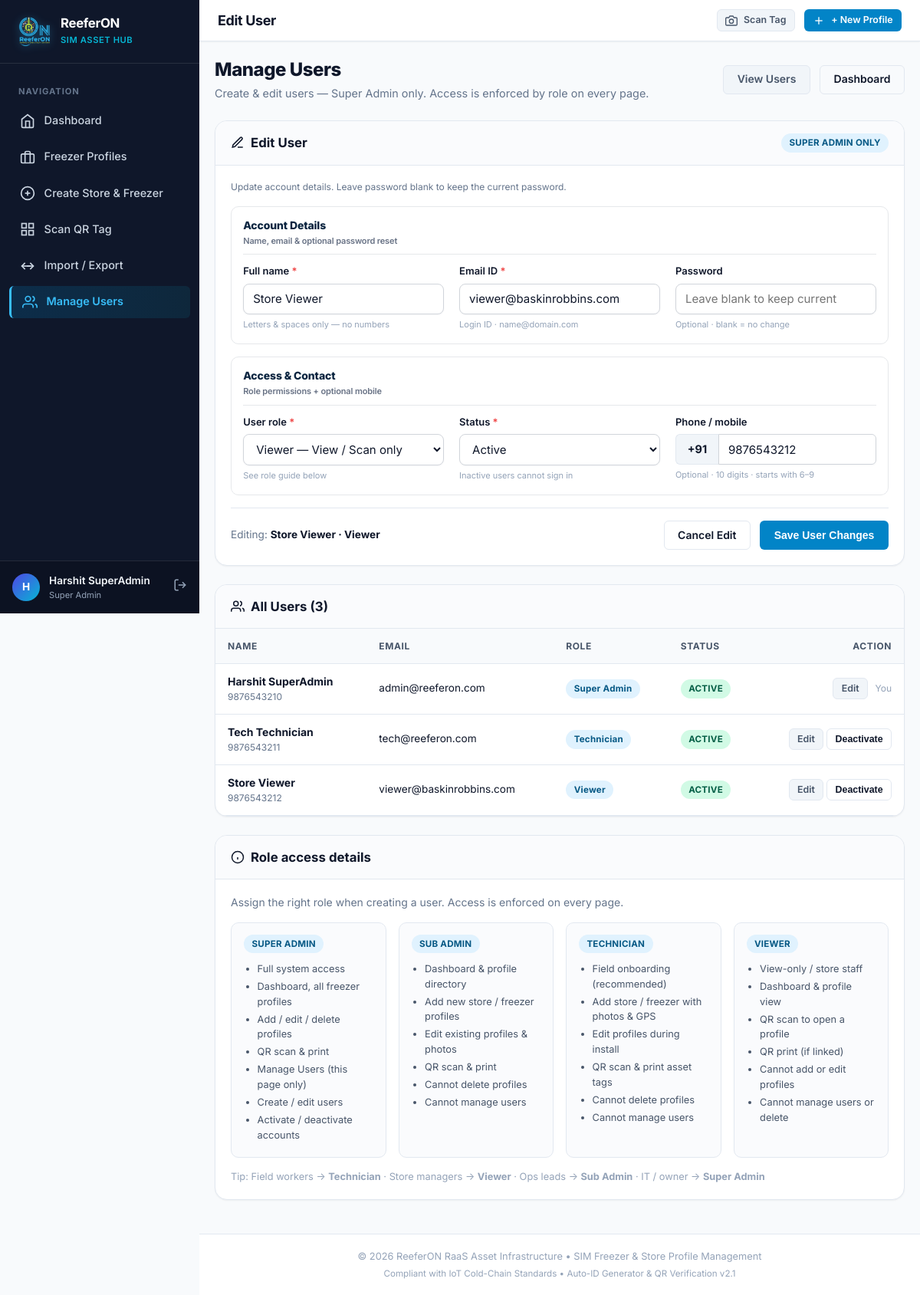
The page /users.php?edit=3 (signed in) on the database its author committed.
### tables this page shows
CREATE TABLE IF NOT EXISTS `users` (
    `id` INT AUTO_INCREMENT PRIMARY KEY,
    `name` VARCHAR(100) NOT NULL,
    `email` VARCHAR(150) NOT NULL UNIQUE,
    `password` VARCHAR(255) NOT NULL,
    `role` ENUM('super_admin', 'sub_admin', 'technician', 'viewer') NOT NULL DEFAULT 'technician',
    `phone` VARCHAR(30) NULL,
    `status` ENUM('active', 'inactive') NOT NULL DEFAULT 'active',
    `last_login` DATETIME NULL,
    `created_at` DATETIME DEFAULT CURRENT_TIMESTAMP,
    `updated_at` DATETIME DEFAULT CURRENT_TIMESTAMP ON UPDATE CURRENT_TIMESTAMP,
    INDEX `idx_users_role` (`role`),
    INDEX `idx_users_status` (`status`)
);

### users.php (the view, shortened to what the rows shown need)
<?php
$error = null;
$editUser = null;
if (!$editUser && isset($_GET['edit'])) {
    $editId = (int)$_GET['edit'];
    if ($editId > 0) {
        $editUser = User::findById($editId);
    }
}
$isEdit = $editUser !== null;
$users = User::all();
$keepCreate = $error && !$isEdit && (($_POST['action'] ?? '') === 'create');
$formName = $isEdit
    ? ($error && (($_POST['action'] ?? '') === 'update') ? ($_POST['name'] ?? $editUser['name']) : $editUser['name'])
    : ($keepCreate ? ($_POST['name'] ?? '') : '');
$formEmail = $isEdit
    ? ($error && (($_POST['action'] ?? '') === 'update') ? ($_POST['email'] ?? $editUser['email']) : $editUser['email'])
    : ($keepCreate ? ($_POST['email'] ?? '') : '');
$formRole = $isEdit
    ? ($error && (($_POST['action'] ?? '') === 'update') ? ($_POST['role'] ?? $editUser['role']) : $editUser['role'])
    : ($keepCreate ? ($_POST['role'] ?? 'technician') : 'technician');
$formStatus = $isEdit
    ? ($error && (($_POST['action'] ?? '') === 'update') ? ($_POST['status'] ?? $editUser['status']) : $editUser['status'])
    : 'active';
$formPhone = $isEdit
    ? preg_replace('/\D/', '', (string)($error && (($_POST['action'] ?? '') === 'update') ? ($_POST['phone'] ?? $editUser['phone']) : ($editUser['phone'] ?? '')))
    : ($keepCreate ? preg_replace('/\D/', '', $_POST['phone'] ?? '') : '');
$formPhone = substr($formPhone, -10);
require_once __DIR__ . '/includes/header.php';
?>
<div class="users-page">
    <div style="display: flex; justify-content: space-between; align-items: center; margin-bottom: 1.5rem; flex-wrap: wrap; gap: 1rem;">
        <div>
            <h2 style="font-size: 1.5rem; font-weight: 800; color: #0f172a; letter-spacing: -0.02em;">
                Manage Users
            </h2>
        </div>
    </div>
<form method="POST" action="" id="user-create-form" novalidate>
    <div class="card" style="margin-bottom: 1.5rem;" id="user-form-card">
        <div class="card-body">
            <div class="form-subsection">
                <div class="form-grid">
                    <div class="col-4 form-group">
                        <label class="form-label required" for="name">Full name</label>
                        <input
                            type="text"
                            id="name"
                            name="name"
                            class="form-control"
                            required
                            autocomplete="name"
                            inputmode="text"
                            pattern="[A-Za-z][A-Za-z .'-]{1,98}"
                            maxlength="100"
                            placeholder="e.g. Ravi Kumar"
                            title="Letters only (spaces, ., ', - allowed)"
                            value="<?= htmlspecialchars($formName) ?>"
                        >
                        <span class="form-help">Letters &amp; spaces only — no numbers</span>
                    </div>
                    <div class="col-4 form-group">
                        <label class="form-label required" for="email">Email ID</label>
                        <input
                            type="email"
                            id="email"
                            name="email"
                            class="form-control"
                            required
                            autocomplete="email"
                            inputmode="email"
                            pattern="[A-Za-z0-9._%+\-]+@[A-Za-z0-9.\-]+\.[A-Za-z]{2,}"
                            maxlength="150"
                            placeholder="e.g. ravi.tech@reeferon.com"
                            title="Valid email format: name@domain.com"
                            value="<?= htmlspecialchars($formEmail) ?>"
                        >
                        <span class="form-help">Login ID · name@domain.com</span>
                    </div>
                </div>
            </div>
            <div class="form-subsection">
                <div class="form-grid">
                    <div class="col-4 form-group">
                        <label class="form-label required" for="role">User role</label>
                        <?php $lockSelfRole = $isEdit && (int)$editUser['id'] === (int)$currentUser['id']; ?>
                        <select id="role" name="role" class="form-select" required
                            <?= $lockSelfRole ? 'disabled' : '' ?>>
                            <option value="viewer" <?= $formRole === 'viewer' ? 'selected' : '' ?>>Viewer — View / Scan only</option>
                        </select>
                        <span class="form-help"><?= $lockSelfRole ? 'Your own role stays Super Admin' : 'See role guide below' ?></span>
                    </div>
                    <?php if ($isEdit): ?>
                    <div class="col-4 form-group">
                        <label class="form-label required" for="status">Status</label>
                        <select id="status" name="status" class="form-select" required
                            <?= ((int)$editUser['id'] === (int)$currentUser['id']) ? 'disabled' : '' ?>>
                            <option value="active" <?= $formStatus === 'active' ? 'selected' : '' ?>>Active</option>
                        </select>
                        <?php if ((int)$editUser['id'] === (int)$currentUser['id']): ?>
                            <input type="hidden" name="status" value="active">
                            <span class="form-help">You cannot deactivate yourself</span>
                        <?php else: ?>
                            <span class="form-help">Inactive users cannot sign in</span>
                        <?php endif; ?>
                    </div>
                    <?php endif; ?>
                    <div class="col-<?= $isEdit ? '4' : '6' ?> form-group">
                        <div class="phone-input-group">
                            <span class="phone-prefix" aria-hidden="true">+91</span>
                            <input
                                type="tel"
                                id="phone"
                                name="phone"
                                class="form-control"
                                inputmode="numeric"
                                pattern="[6-9][0-9]{9}"
                                maxlength="10"
                                placeholder="10-digit mobile"
                                value="<?= htmlspecialchars($formPhone) ?>"
                                title="Enter 10-digit Indian mobile number"
                                autocomplete="tel-national"
                            >
                        </div>
                    </div>
                </div>
            </div>
        </div>
    </div>
</form>
</div>
<div class="card" id="users-directory" style="margin-top: 1.5rem;">
    <div class="table-responsive">
        <table class="data-table">
            <thead>
                <tr>
                    <th>Name</th>
                    <th class="hide-mobile">Email</th>
                    <th>Role</th>
                    <th>Status</th>
                    <th style="text-align:right;">Action</th>
                </tr>
            </thead>
            <tbody>
                <?php if (empty($users)): ?>
                    <tr><td colspan="5" style="text-align:center; color:#64748b; padding:1.5rem;">No users found.</td></tr>
                <?php else: ?>
                    <?php foreach ($users as $u): ?>
                        <tr>
                            <td>
                                <strong style="color:#0f172a;"><?= htmlspecialchars($u['name']) ?></strong>
                                <?php if (!empty($u['phone'])): ?>
                                    <div style="font-size:0.75rem;color:#64748b;"><?= htmlspecialchars($u['phone']) ?></div>
                                <?php endif; ?>
                            </td>
                            <td class="hide-mobile" style="font-size:0.85rem;"><?= htmlspecialchars($u['email']) ?></td>
                            <td>
                                <span class="badge badge-primary" style="text-transform: capitalize;">
                                    <?= htmlspecialchars(str_replace('_', ' ', $u['role'])) ?>
                                </span>
                            </td>
                            <td>
                                <?php if ($u['status'] === 'active'): ?>
                                    <span class="badge badge-success">Active</span>
                                <?php else: ?>
                                    <span class="badge badge-danger">Inactive</span>
                                <?php endif; ?>
                            </td>
                            <td style="text-align:right; white-space:nowrap;">
                                <a href="users.php?edit=<?= (int)$u['id'] ?>#user-form-card" class="btn btn-sm btn-secondary" title="Edit user (Super Admin)">Edit</a>
                                <?php if ((int)$u['id'] !== (int)$currentUser['id']): ?>
                                    <form method="POST" style="display:inline;">
                                        <button type="submit" class="btn btn-sm btn-outline">
                                            <?= $u['status'] === 'active' ? 'Deactivate' : 'Activate' ?>
                                        </button>
                                    </form>
                                <?php else: ?>
                                    <span style="font-size:0.75rem;color:#94a3b8; margin-left:0.35rem;">You</span>
                                <?php endif; ?>
                            </td>
                        </tr>
                    <?php endforeach; ?>
                <?php endif; ?>
            </tbody>
        </table>
    </div>
</div>
<?php require_once __DIR__ . '/includes/footer.php'; ?>

### includes/header.php (shortened to what the rows shown need)
<?php
$currentUser = AuthService::currentUser();
?>
<!DOCTYPE html>
<html lang="en">
<head>
    <link rel="stylesheet" href="https://unpkg.com/leaflet@1.9.4/dist/leaflet.css"/>
    <link rel="stylesheet" href="assets/css/app.css">
</head>
<body>
<div class="app-layout">
    <aside class="sidebar">
        <div class="sidebar-brand">
            <div class="brand-text">
                <h1>ReeferON</h1>
            </div>
        </div>
        <div class="sidebar-footer">
            <?php if ($currentUser): ?>
                <div class="user-badge">
                    <div class="user-avatar"><?= strtoupper(substr($currentUser['name'] ?? 'U', 0, 1)) ?></div>
                    <div class="user-info">
                        <div class="user-name"><?= htmlspecialchars($currentUser['name']) ?></div>
                        <div class="user-role"><?= htmlspecialchars(str_replace('_', ' ', $currentUser['role'])) ?></div>
                    </div>
                    <a href="logout.php" title="Sign Out" style="color: #94a3b8; margin-left: auto;">
                        <svg width="18" height="18" viewBox="0 0 24 24" fill="none" stroke="currentColor" stroke-width="2">
                            <path d="M9 21H5a2 2 0 0 1-2-2V5a2 2 0 0 1 2-2h4"/>
                            <polyline points="16 17 21 12 16 7"/>
                            <line x1="21" y1="12" x2="9" y2="12"/>
                        </svg>
                    </a>
                </div>
            <?php else: ?>
                <a href="login.php" class="btn btn-sm btn-primary" style="width: 100%;">Sign In</a>
            <?php endif; ?>
        </div>
    </aside>
    <div class="main-content">
        <main class="container">

### rows shown on the page
users: name "H", name "Harshit SuperAdmin", role "Super Admin", phone "9876543210", email "admin@reeferon.com", status "ACTIVE", shows "You"
users: name "Store Viewer", email "viewer@baskinrobbins.com", role "Viewer — View / Scan only", status "Active", phone "9876543212", role "Viewer", shows "ACTIVE", shows "Deactivate"
users: name "Tech Technician", phone "9876543211", email "tech@reeferon.com", role "Technician", status "ACTIVE"

### other values the page prints
$pageTitle "Edit User"
count($users) "3"
